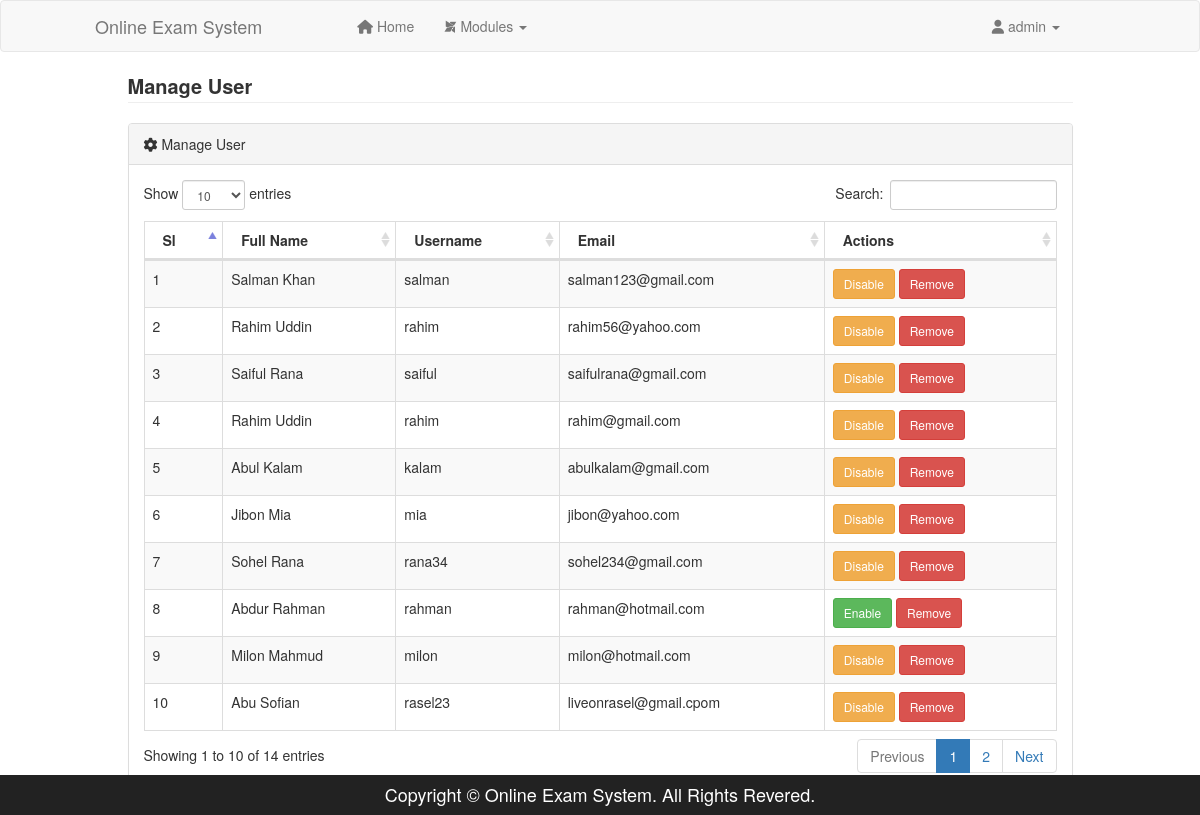
The app's page /admin/users.php (signed in) with its own data.
### tables this page shows
CREATE TABLE `tbl_users` (
  `userId` int(11) NOT NULL,
  `name` varchar(50) NOT NULL,
  `username` varchar(30) NOT NULL,
  `password` varchar(32) NOT NULL,
  `email` varchar(255) NOT NULL,
  `status` int(11) NOT NULL DEFAULT '0'
);

### lib/Session.php (called while the page is built, shortened)
<?php
class Session{
	 public static function get($key){
	 	if (isset($_SESSION[$key])) {
	 		return $_SESSION[$key];
	 	} else {
	 		return false;
	 	}
	 }
}
?>

### lib/Database.php (called while the page is built, shortened)
<?php
Class Database{
	public $host   = DB_HOST;
	public $user   = DB_USER;
	public $pass   = DB_PASS;
	public $dbname = DB_NAME;
	public $link;
	private function connectDB(){
	$this->link = new mysqli($this->host, $this->user, $this->pass, $this->dbname);
 }
	public function select($query){
		$result = $this->link->query($query) or die($this->link->error.__LINE__);
		if($result->num_rows > 0){
			return $result;
		} else {
			return false;
		}
	}
}

### classess/User.php (called while the page is built, shortened)
<?php
    $filepath = realpath(dirname(__FILE__));
    include_once ($filepath.'/../lib/Session.php');
	include_once ($filepath.'/../lib/Database.php');
	class User{
		private $db;
		public function __construct() {
			$this->db = new Database();
		}
		public function getAllUser() {
			$query  = "SELECT * FROM tbl_users ORDER BY userId DESC";
			$result = $this->db->select($query);
			return $result;
		}
	}
 ?>

### admin/users.php (the view, shortened to what this page needs)
<?php
    $filepath = realpath(dirname(__FILE__));
    include_once ($filepath.'/inc/header.php');
    include_once ($filepath.'/../classess/User.php');
    $user = new User();
?>
<div class="container">
	<div class="row">
		<div class="col-lg-10 col-lg-offset-1">
			<span style="font-size: 20px; font-weight: bold;">Manage User</span><hr style="margin-top:1px;">
			<div class="panel panel-default">
				<div class="panel-heading"><i class="fa fa-cog" aria-hidden="true"></i> Manage User</div>
				<div class="panel-body">
					<table width="100%" class="table table-striped table-bordered table-hover" id="dataTables-example">
						<thead>
							<tr>
								<th>Sl</th>
								<th>Full Name</th>
								<th>Username</th>
								<th>Email</th>
								<th>Actions</th>
							</tr>
						</thead>
						<tbody>
            <?php
                $userData = $user->getAllUser();
                if ($userData) {
                  $i = 0;
                  while ($result = $userData->fetch_assoc()) {
                    $i++;
               ?>
							<tr class="odd gradeX">
								<td><?php echo $i; ?></td>
								<td><?php echo $result['name']; ?></td>
								<td><?php echo $result['username']; ?></td>
								<td><?php echo $result['email']; ?></td>
								<td>
                  <?php if ($result['status'] == '0') { ?>
                      <a onclick="return confirm('Are you sure to disable?');" href="?dis=<?php echo $result['userId']; ?>" class="btn btn-warning btn-sm">Disable</a>
                      <?php } else { ?>
                      <a onclick="return confirm('Are you sure to enable?');" href="?ena=<?php echo $result['userId']; ?>" class="btn btn-success btn-sm">Enable</a>
                      <?php } ?>
                      <a onclick="return confirm('Are you sure to remove?');" href="?del=<?php echo $result['userId']; ?>" class="btn btn-danger btn-sm">Remove</a>
								</td>
							</tr>
              <?php } } ?>
						</tbody>
					</table>
				</div>
			</div>
		</div>
	</div>
</div>
 <?php include 'inc/footer.php'; ?>

### admin/inc/header.php (shortened to what this page needs)
<?php
    include_once ("../lib/Session.php");
    include_once ("../lib/Database.php");
?>
<!DOCTYPE html>
<html lang="en">
<head>
  <link rel="stylesheet" href="css/bootstrap.min.css">
    <link href="datatables/datatables-plugins/dataTables.bootstrap.css" rel="stylesheet">
	<link href="datatables/datatables-responsive/dataTables.responsive.css" rel="stylesheet">
</head>
<body>
<nav class="navbar navbar-default">
  <div class="container">
    <div class="navbar-header">
      <a class="navbar-brand" href="index.php">Online Exam System</a>
    </div>
    <div class="collapse navbar-collapse" id="bs-example-navbar-collapse-1">
      <ul class="nav navbar-nav">
	  <li><a href="index.php"><i class="fa fa-home" aria-hidden="true"></i> Home</a></li>
        <li class="dropdown">
          <a href="#" class="dropdown-toggle" data-toggle="dropdown" role="button" aria-haspopup="true" aria-expanded="false"><i class="fa fa-modx" aria-hidden="true"></i> Modules <span class="caret"></span></a>
        </li>
      </ul>
      <ul class="nav navbar-nav navbar-right">
        <li class="dropdown">
          <a href="#" class="dropdown-toggle" data-toggle="dropdown" role="button" aria-haspopup="true" aria-expanded="false"><i class="fa fa-user" aria-hidden="true"></i> <?php echo Session::get("adminUser"); ?> <span class="caret"></span></a>
        </li>
      </ul>
    </div>
  </div>
</nav>

### admin/inc/footer.php (shortened to what this page needs)
<footer class="navbar-inverse navbar-fixed-bottom">
    <div class="container-fluid text-center">
      <h4 style="color: #fff">Copyright &copy; Online Exam System. All Rights Revered.</h4>
    </div>
 </footer>
</body>
</html>

### records on screen
tbl_users: name "Salman Khan", username "salman", email "salman123@gmail.com"
tbl_users: name "Rahim Uddin", username "rahim", email "rahim56@yahoo.com"
tbl_users: name "Saiful Rana", username "saiful", email "saifulrana@gmail.com"
tbl_users: name "Rahim Uddin", username "rahim", email "rahim@gmail.com"
tbl_users: name "Abul Kalam", username "kalam", email "abulkalam@gmail.com"
tbl_users: name "Jibon Mia", username "mia", email "jibon@yahoo.com"
tbl_users: name "Sohel Rana", username "rana34", email "sohel234@gmail.com"
tbl_users: name "Abdur Rahman", username "rahman", email "rahman@hotmail.com"
tbl_users: name "Milon Mahmud", username "milon", email "milon@hotmail.com"
tbl_users: name "Abu Sofian", username "rasel23", email "liveonrasel@gmail.cpom"

### other values on screen
Session::get("adminUser") "admin"
